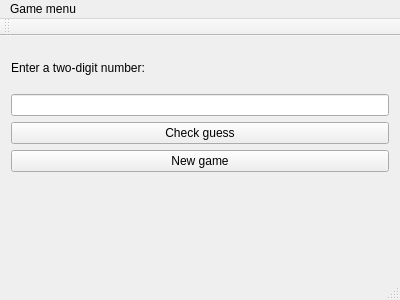
<?xml version="1.0" encoding="UTF-8"?>
<ui version="4.0">
   <class>MainWindow</class>
   <widget class="QMainWindow" name="MainWindow">
    <property name="geometry">
     <rect>
      <x>0</x>
      <y>0</y>
      <width>400</width>
      <height>300</height>
     </rect>
    </property>
    <property name="windowTitle">
     <string>MainWindow</string>
    </property>
    <widget class="QWidget" name="centralWidget">
     <layout class="QVBoxLayout" name="verticalLayout">
      <item>
       <widget class="QLabel" name="labelDescription">
        <property name="text">
         <string>Enter a two-digit number:</string>
        </property>
       </widget>
      </item>
      <item>
       <widget class="QLineEdit" name="lineEdit"/>
      </item>
      <item>
       <widget class="QPushButton" name="buttonCheckGuess">
        <property name="text">
         <string>Check guess</string>
        </property>
       </widget>
      </item>
      <item>
       <widget class="QPushButton" name="buttonNewGame">
        <property name="text">
         <string>New game</string>
        </property>
       </widget>
      </item>
      <!-- Для тестирования -->
      <item>
       <widget class="QLabel" name="labelComputerGuess">
        <property name="text">
         <!--<string>Computer's Guess: </string>-->
        </property>
       </widget>
      </item>
      <item>
       <widget class="QLabel" name="labelResult">
        <property name="text">
         <string/>
        </property>
       </widget>
      </item>
     </layout>
    </widget>
    <widget class="QMenuBar" name="menuBar">
      <widget class="QMenu" name="menuGame">
        <property name="title">
          <string>Game menu</string>
        </property>
        <addaction name="actionCheckGuess"/>
        <addaction name="actionNewGame"/>
        <addaction name="actionExit"/>
      </widget>
      <addaction name="menuGame"/>
    </widget>
    <action name="actionCheckGuess">
      <property name="text">
        <string>Check guess</string>
      </property>
      <property name="shortcut">
          <string>Ctrl+Enter</string>
      </property>
    </action>
    <action name="actionNewGame">
      <property name="text">
        <string>New game</string>
      </property>
      <property name="shortcut">
          <string>Ctrl+N</string>
      </property>
    </action>
    <action name="actionExit">
        <property name="text">
            <string>Exit</string>
        </property>
        <property name="shortcut">
            <string>Ctrl+Q</string>
        </property>
    </action>
    <widget class="QToolBar" name="mainToolBar">
     <attribute name="toolBarArea">
      <enum>TopToolBarArea</enum>
     </attribute>
     <attribute name="toolBarBreak">
      <bool>false</bool>
     </attribute>
    </widget>
    <widget class="QStatusBar" name="statusBar"/>
   </widget>
   <layoutdefault spacing="6" margin="11"/>
   <resources/>
   <connections/>
</ui>
